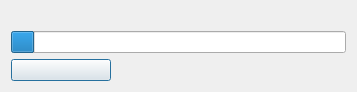
<?xml version="1.0" encoding="UTF-8"?>
<ui version="4.0">
 <class>CProgressDialog</class>
 <widget class="QDialog" name="CProgressDialog">
  <property name="geometry">
   <rect>
    <x>0</x>
    <y>0</y>
    <width>357</width>
    <height>87</height>
   </rect>
  </property>
  <property name="sizePolicy">
   <sizepolicy hsizetype="Fixed" vsizetype="Fixed">
    <horstretch>0</horstretch>
    <verstretch>0</verstretch>
   </sizepolicy>
  </property>
  <property name="windowTitle">
   <string notr="true">Please wait</string>
  </property>
  <layout class="QVBoxLayout" name="m_pLayout">
   <item>
    <widget class="QLabel" name="m_pLabel">
     <property name="text">
      <string notr="true"/>
     </property>
    </widget>
   </item>
   <item>
    <widget class="QProgressBar" name="m_pProgressBar">
     <property name="maximum">
      <number>339</number>
     </property>
     <property name="value">
      <number>24</number>
     </property>
     <property name="textVisible">
      <bool>false</bool>
     </property>
     <property name="invertedAppearance">
      <bool>false</bool>
     </property>
     <property name="format">
      <string notr="true">%p%</string>
     </property>
    </widget>
   </item>
   <item>
    <widget class="QPushButton" name="m_pCancelButton">
     <property name="sizePolicy">
      <sizepolicy hsizetype="Fixed" vsizetype="Fixed">
       <horstretch>0</horstretch>
       <verstretch>0</verstretch>
      </sizepolicy>
     </property>
     <property name="minimumSize">
      <size>
       <width>100</width>
       <height>0</height>
      </size>
     </property>
     <property name="maximumSize">
      <size>
       <width>100</width>
       <height>16777215</height>
      </size>
     </property>
     <property name="text">
      <string notr="true"/>
     </property>
    </widget>
   </item>
  </layout>
 </widget>
 <resources/>
 <connections/>
</ui>
